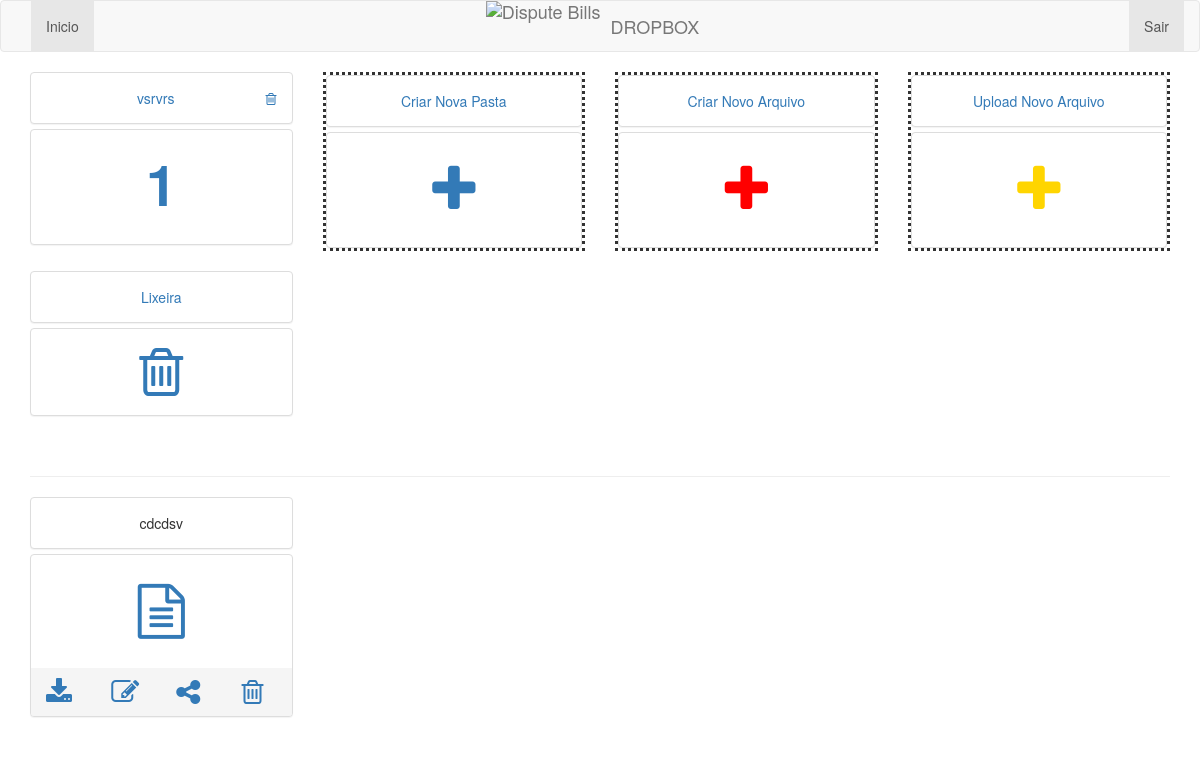
/app (signed in), run on the app's committed database.
### app/models.py (models this page shows)
class Pasta(models.Model):
    titulo = models.CharField(max_length=100)
    desc = models.CharField(max_length=100, blank=True, null=True)
    status = models.BooleanField(default=True)
    criado_em = models.DateTimeField(auto_now_add=True)
    editado_em = models.DateTimeField(auto_now=True)

class Arquivo(models.Model):
    nome = models.CharField(max_length=100)
    arquivo = models.FileField()
    pasta = models.ForeignKey(Pasta, blank=True, null=True)
    tipo = models.CharField(max_length=50, choices=TIPOS)
    status = models.BooleanField(default=True)
    criado_em = models.DateTimeField(auto_now_add=True)
    editado_em = models.DateTimeField(auto_now=True)

### app/views.py (the view)
# urls.py: url(r'^app', views.app, name='app'),
def app(request):
    usuario = Usuario.objects.get(email=request.session['email'])
    return render_to_response('app.html', {'usuario': usuario}, context_instance=RequestContext(request))

### app/templates/app.html
{% extends 'base.html' %}
{% block content %}
<div class='row'>
    {% for pasta in usuario.pastas.all %}
        {% if pasta.status %}
            <div class='col-xs-6 col-sm-4 col-md-3'>
                <div class="panel-group">
                  <div class="panel panel-default">
                    <div class="panel-body text-center">
                      <a href='/pasta/{{ pasta.id }}'>{{ pasta.titulo }}</a>
                        <a href='/remove-pasta/{{ pasta.id }}' class='pull-right'><span class='fa fa-1x fa-trash-o'></span></a>
                    </div>
                  </div>
                  <div class="panel panel-default">
                    <div class="panel-body text-center">
                        <label style='font-size:55px;'><a href='/pasta/{{ pasta.id }}'>{{ pasta.arquivo_set.all|length }}</a></label>
                    </div>
                  </div>
                </div>
            </div>
        {% endif %}
    {% endfor %}
        <div class='col-xs-6 col-sm-4 col-md-3'>
            <div class="panel-group" style='border-style: dotted;'>
              <div class="panel panel-default">
                <div class="panel-body text-center"><a href='/nova-pasta'>Criar Nova Pasta</a></div>
              </div>
              <div class="panel panel-default">
                <div class="panel-body text-center">
                    <label style='font-size:55px;'><a href='/nova-pasta'><span class='fa fa-1x fa-plus'></span></a></label>
                </div>
              </div>
            </div>
        </div>
        <div class='col-xs-6 col-sm-4 col-md-3'>
            <div class="panel-group" style='border-style: dotted;'>
              <div class="panel panel-default">
                <div class="panel-body text-center"><a href='/novo-arquivo'>Criar Novo Arquivo</a></div>
              </div>
              <div class="panel panel-default">
                <div class="panel-body text-center">
                    <label style='font-size:55px;'><a href='/novo-arquivo'><span class='fa fa-1x fa-plus' style='color: red;'></span></a></label>
                </div>
              </div>
            </div>
        </div>
        <div class='col-xs-6 col-sm-4 col-md-3'>
            <div class="panel-group" style='border-style: dotted;'>
              <div class="panel panel-default">
                <div class="panel-body text-center"><a href='/upload-arquivo'>Upload Novo Arquivo</a></div>
              </div>
              <div class="panel panel-default">
                <div class="panel-body text-center">
                    <label style='font-size:55px;'><a href='/upload-arquivo'><span class='fa fa-1x fa-plus' style='color: #ffd500;'></span></a></label>
                </div>
              </div>
            </div>
        </div>
        <div class='col-xs-6 col-sm-4 col-md-3'>
            <div class="panel-group">
              <div class="panel panel-default">
                <div class="panel-body text-center"><a href='/lixeira/{{ pasta.id }}'>Lixeira</a></div>
              </div>
              <div class="panel panel-default">
                <div class="panel-body text-center">
                    <a href='/lixeira'><span class='fa fa-4x fa-trash-o'></span></a>
                </div>
              </div>
            </div>
        </div>
</div>
<br/>
<hr/>
<div class='row'>
    {% for arq in usuario.arquivos.all %}
        {% if not arq.pasta and arq.status %}
            <div class='col-xs-6 col-sm-4 col-md-3'>
                <div class="panel-group">
                  <div class="panel panel-default">
                    <div class="panel-body text-center">{{ arq.nome }}</div>
                  </div>
                  <div class="panel panel-default">
                    <div class="panel-body text-center">
                        <label style='font-size:55px;'><a href='/edit-arquivo/{{ arq.id }}'><span class='fa fa-1x fa-file-text-o'></span></a></label>
                    </div>
                    <div class="panel-footer">
                        <div class='row'>
                            <div class='col-xs-3'>
                                <a href='/media/{{arq.arquivo}}' download='/media/{{arq.arquivo}}'><span class='fa fa-2x fa-download'></span></a>
                            </div>
                            <div class='col-xs-3'>
                                <a href='/edit-arquivo/{{ arq.id }}'><span class='fa fa-2x fa-edit'></span></a>
                            </div>
                            <div class='col-xs-3'>
                                <a data-toggle="modal" data-target="#modal{{arq.id}}"><span class='fa fa-2x fa-share-alt'></span></a>
                            </div>
                            <div class='col-xs-3'>
                                <a href='/remove-arquivo/{{ arq.id }}'><span class='fa fa-2x fa-trash-o'></span></a>
                            </div>
                        </div>
                    </div>
                  </div>
                  </div>
                </div>
            </div>
        {% endif %}
    {% endfor %}
</div>
{% endblock %}

### data on the page
Pasta: titulo "vsrvrs", arquivo_set.all|length "1"
Arquivo: nome "cdcdsv"
